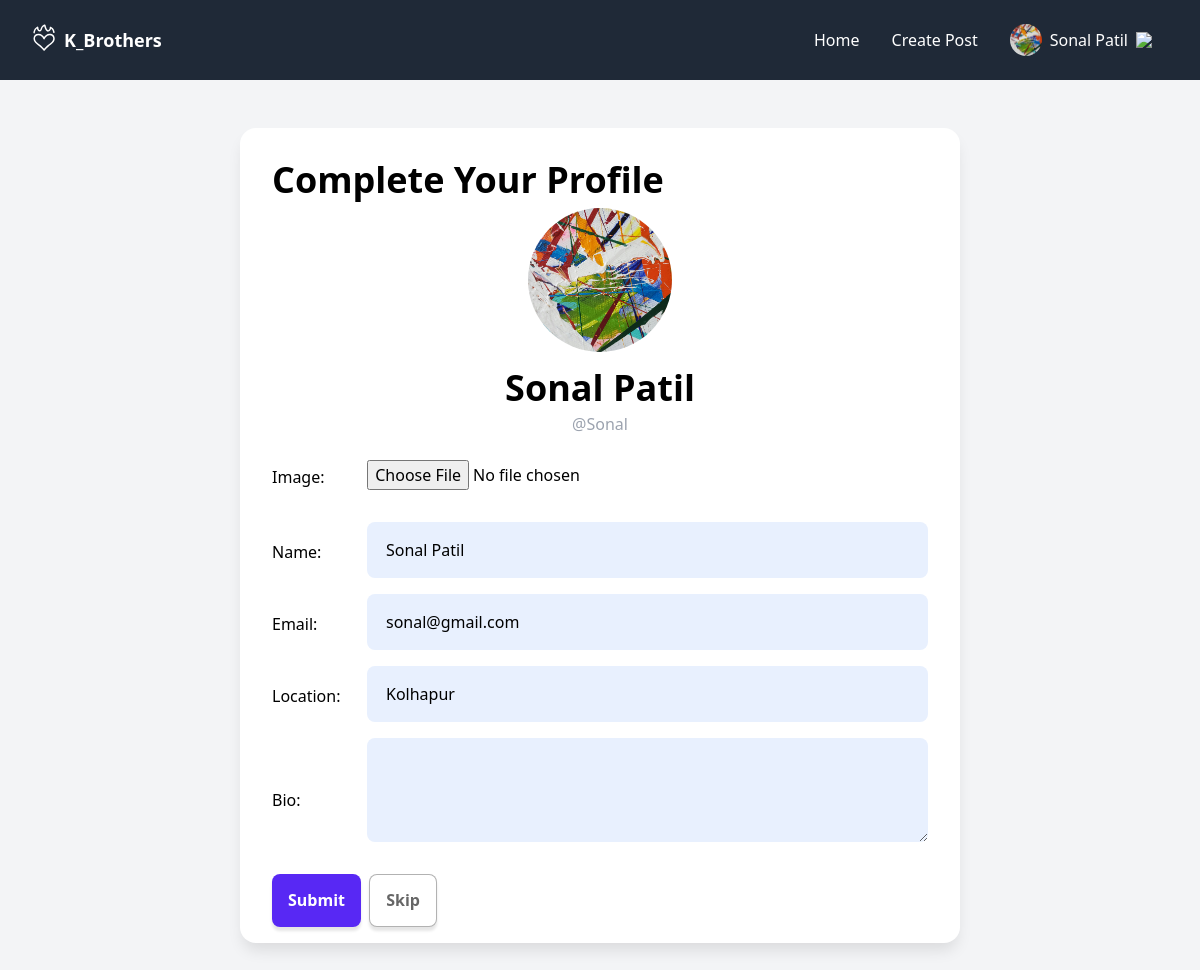
/user/profile/onboarding/ (signed in), run on an earlier commit of the app's database.
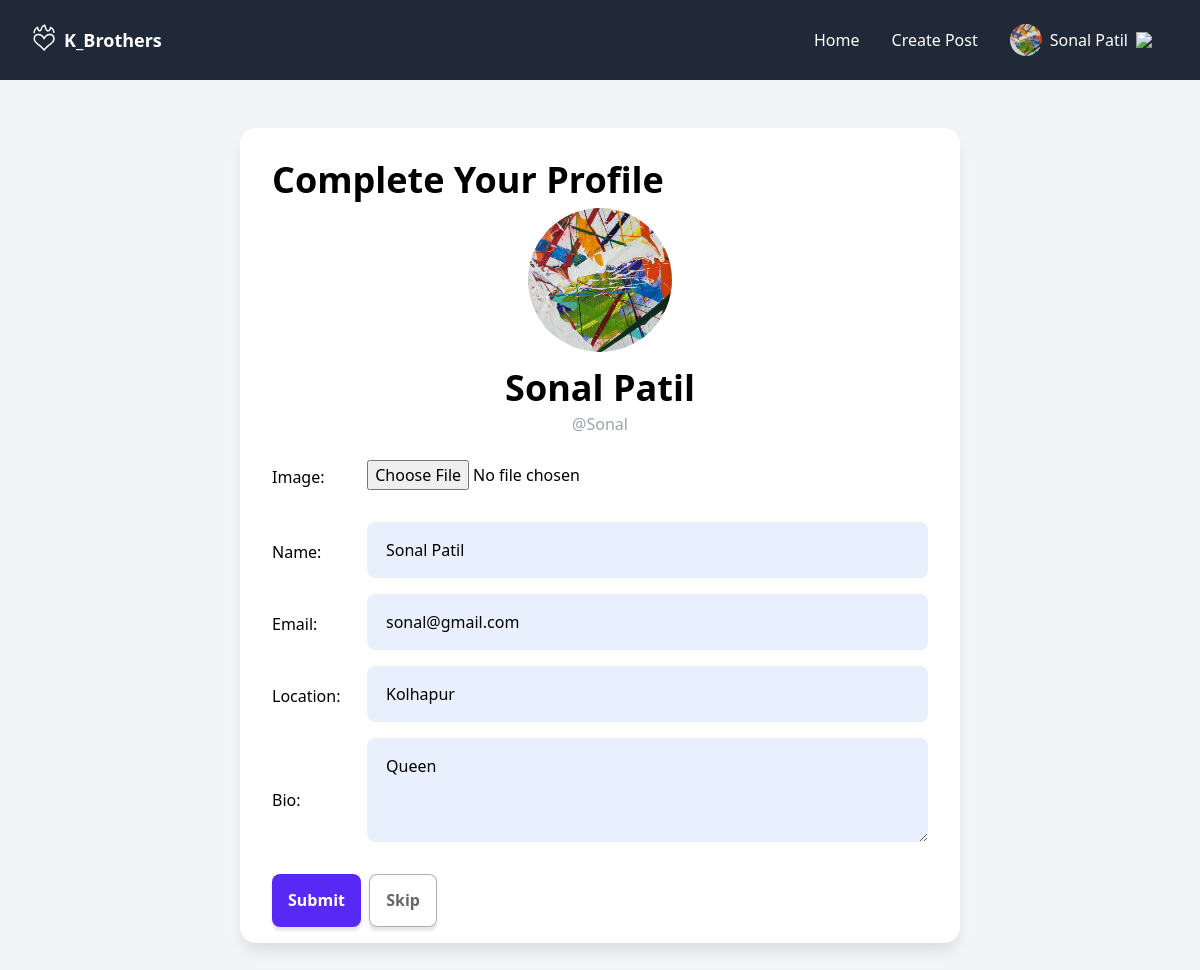
And on a later commit of the database.
### a_users/models.py (models this page shows, shortened)
class Profile(models.Model):
    user = models.OneToOneField(User, on_delete=models.CASCADE)
    image = models.ImageField(upload_to='avatars/', null=True, blank=True)
    realname = models.CharField(max_length=20, null=True, blank=True)
    email = models.EmailField(unique=True, null=True)
    location = models.CharField(max_length=20, null=True, blank=True)
    bio = models.TextField(null=True, blank=True)
    created = models.DateTimeField(auto_now_add=True)
    @property
    def avatar(self):
        try:
            avatar = self.image.url
        except:
            avatar = static('images/avatar_default.svg')
        return avatar
    @property
    def name(self):
        if self.realname:
            name = self.realname
        else:
            name = self.user.username
        return name

### a_users/views.py (the view)
# urls.py: path('profile/onboarding/', profile_edit_view, name="profile-onboarding"),
@login_required
def profile_edit_view(request):
    form = ProfileForm(instance=request.user.profile)
    if request.method == 'POST':
        form = ProfileForm(request.POST, request.FILES, instance=request.user.profile)
        if form.is_valid():
            form.save()
            return redirect('profile')
    if request.path == reverse('profile-onboarding'):
        template = 'a_users/profile_onboarding.html'
    else:
        template = 'a_users/profile_edit.html'
    return render(request, template,{'form':form})

### a_users/forms.py
class ProfileForm(ModelForm):
    class Meta:
        model = Profile
        exclude = ['user']
        labels = {
            'realname' : 'Name'
        }
        widgets = {
            'image': forms.FileInput(),
            'bio' : forms.Textarea(attrs={'rows':3})
        }

### templates/a_users/profile_onboarding.html (shortened to what this page needs)
{% extends 'layouts/c.html' %}
{% block content %}
<h1 class="mb-2">Complete Your Profile</h1>
<div class="text-center flex flex-col items-center">
    <img id="avatar" class="w-36 h-36 rounded-full object-cover mb-4" src="{{user.profile.avatar}}" />
    <div class="text-center max-w-md">
        <h1 id="realname">{{user.profile.name}}</h1>
        <div class="text-gray-400 mb-2 -mt-3">@{{user.username}}</div>
    </div>
</div>
<form method="POST" enctype="multipart/form-data">
    {{ form.as_p }}
    <button type="submit" >Submit</button>
    <a class="button secondaryAction ml-1" href="{{ request.META.HTTP_REFERER }}">Skip</a>
</form>
{% endblock %}

### templates/layouts/c.html
{% extends 'base.html' %}
{% block layout %}
<content class="block max-w-3xl mx-auto my-12 px-6">
    <div class= "card p-8 !pb-18">
        {% block content %}
        {% endblock %}
    </div>
</content>
{% endblock %}

### templates/base.html (shortened to what this page needs)
<!DOCTYPE html>
<html lang="en">
    <head>
        <script src="https://cdn.tailwindcss.com"></script>
    </head>
<body class="bg-gray-100">
{% include 'includes/header.html' %}
{% block layout %}
{% endblock %}
</body>
</html>

### templates/includes/header.html (shortened to what this page needs)
{% load static %}
<header x-data="{ mobilenavOpen: false }" class="md:flex items-center justify-between [&>*]:px-8 bg-gray-800 h-20 text-white sticky top-0 z-40">
    <div class="flex items-center justify-between h-20">
        <logo>
            <a class="flex items-center gap-1" href="/">
                <img class="w-6 mr-1 -mt-1" src="{% static 'images/fireheart_white.svg' %}"/>
                <span class="text-lg font-bold">K_Brothers</span>
            </a>
        </logo>
    </div>
    <nav x-show="mobilenavOpen" x-cloak class="md:!block bg-gray-800 h-screen w-screen md:h-auto md:w-auto -mt-20 md:mt-0 absolute md:relative z-[-1]"
    x-transition:enter="duration-300 ease-out"
    x-transition:enter-start="opacity-0 -translate-y-96"
    x-transition:enter-end="opacity-100 translate-y-0">
        <ul class="flex items-center navitems flex-col md:flex-row gap-8 md:gap-0 justify-center h-full -translate-y-10 md:translate-y-0">
            {% if user.is_authenticated %}
            <li><a href="/">Home</a></li>
            <li><a href="{% url 'post-create' %}">Create Post</a></li>
            <li x-data="{ dropdownOpen: false }" class="relative">
                <a @click="dropdownOpen = !dropdownOpen" @click.away="dropdownOpen = false" class="cursor-pointer select-none">
                    <img class="h-8 w-8 rounded-full object-cover" src="{{user.profile.avatar}}"/>
                    {{ user.profile.name }}
                    <img x-bind:class="dropdownOpen && 'rotate-180 duration-300'" class="w-4" src="https://img.icons8.com/small/32/777777/expand-arrow.png"/>
                </a>
            </li>
            {% else %}
            <li><a href="{% url 'account_login' %}">Log In</a></li>
            <li><a href="{% url 'account_signup' %}">Sign Up</a></li>
            {% endif %}
        </ul>
    </nav>
</header>

### templates/base.html (style rules this page uses)
:root { --primary: rgb(88, 40, 244); --primary-hover: rgb(69, 29, 200); --black: #1f2937; --font1: 'Lobster', sans-serif; }
h1 { @apply text-4xl font-bold mb-4 }
.button, button, [type='submit'], [type='button'] { display: inline-flex; flex-wrap: wrap; align-items: center; justify-content: center; flex-shrink: 0; text-align: center; border-radius: 0.5rem; cursor: pointer; padding: 0 1rem; min-height: 3.3rem; font-weight: 600; box-shadow: 0 4px 3px rgba(0, 0, 0, 0.1); transition-property: transform; transition-duration: .2s; color: white; background-color: var(--primary); width: fit-content; }
.secondaryAction { background-color: white; color: rgba(0, 0, 0, 0.6); border: 1px solid rgba(0, 0, 0, 0.3); }
.navitems>li>a { @apply flex items-center gap-2 h-12 px-4 hover:bg-gray-700 rounded-lg; }
.card { display: flex; flex-direction: column; overflow: hidden; position: relative; border-radius: 1rem; box-shadow: 0 10px 15px -3px rgba(0,0,0,0.1); margin-bottom: 2rem; background-color: white; padding-bottom: 1rem; width: 100%; }
html, body { margin: 0; min-height: 100%; }
p { margin-bottom: 1rem; }
form p { display: flex; align-items: center; margin-bottom: 1rem; }
label, input { display: inline-block; }
form p label { width: 7rem; }
label { margin: 6px 0 3px; }
input, textarea { width: 100%; }
input[type="file"], select { background-color: white; padding-left: 0; }
.textarea, textarea { margin-bottom: 1rem; }
.textarea, textarea, input { border-radius: 0.5rem; padding: 1rem 1.2rem; background-color: rgba(232, 240, 254, 1); }

What changed in the data, as far as the page shows it:
changed Profile "Sonal Patil": bio (not shown) → "Queen"
